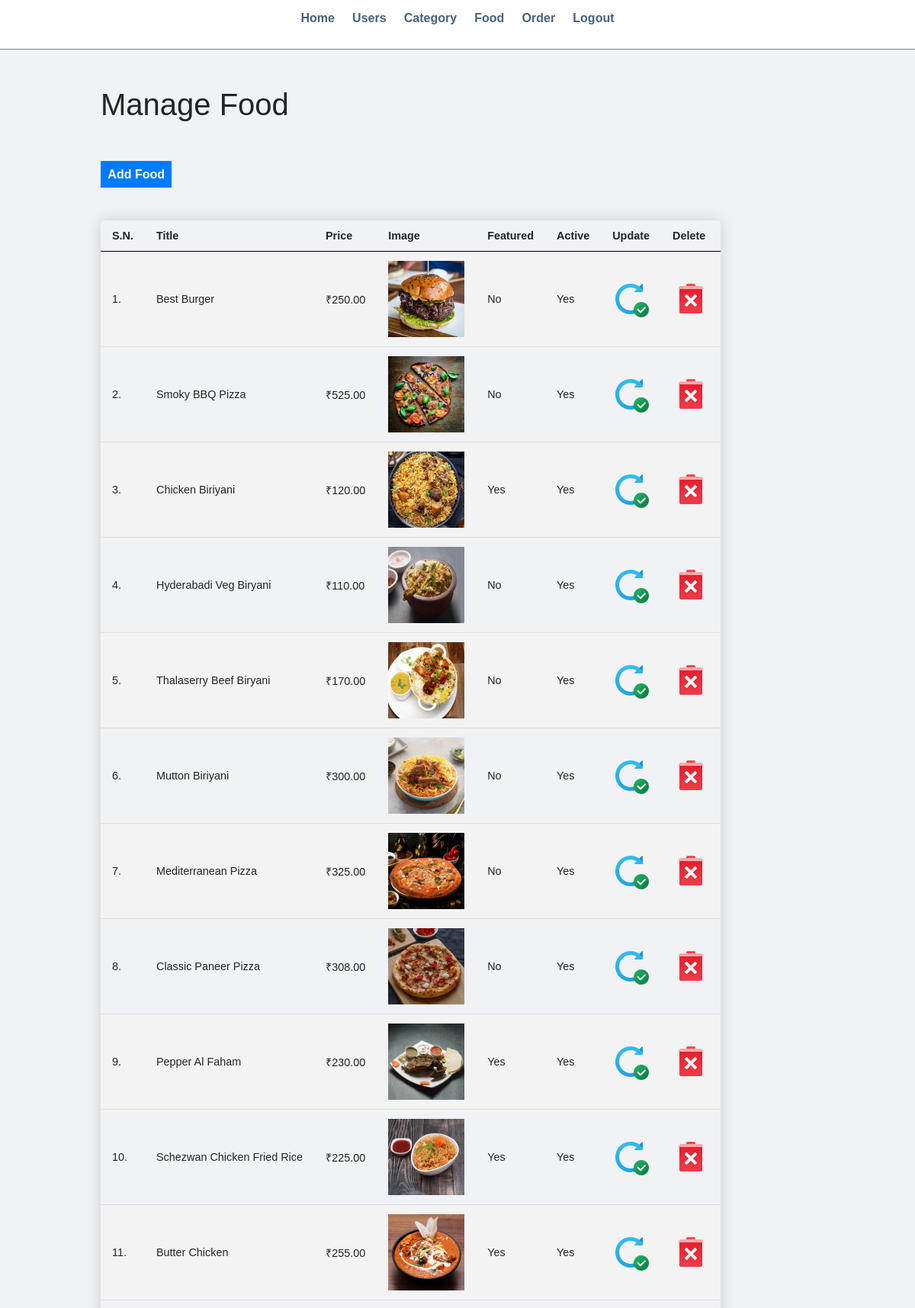
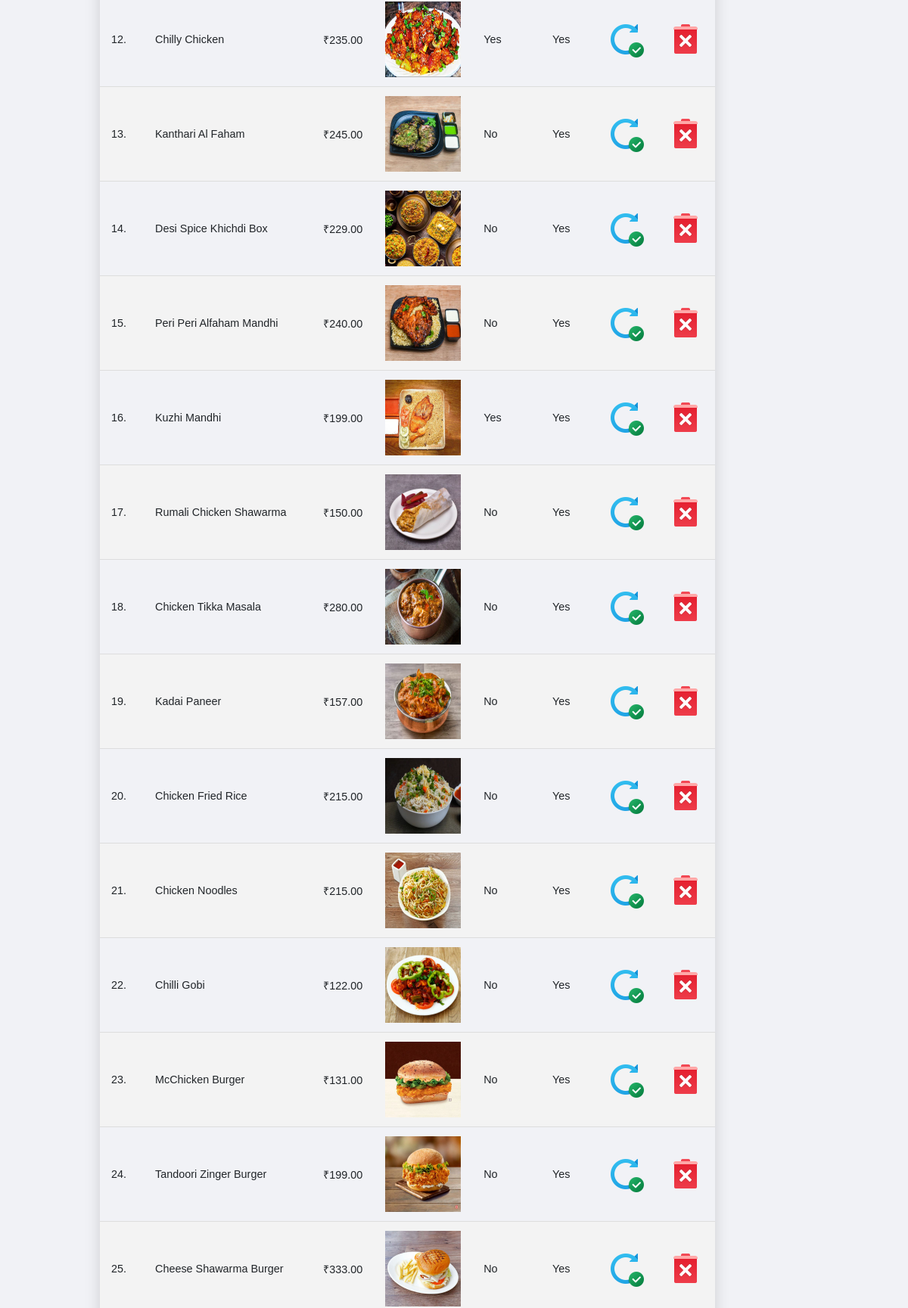
Page /admin/manage-food.php (signed in, upper part) on the committed database (2 pictures, top to bottom).
### tables this page shows
CREATE TABLE `tbl_food` (
  `id` int(10) UNSIGNED NOT NULL,
  `title` varchar(100) NOT NULL,
  `description` text NOT NULL,
  `price` decimal(10,2) NOT NULL,
  `image_name` varchar(255) NOT NULL,
  `category_id` int(10) UNSIGNED NOT NULL,
  `featured` varchar(10) NOT NULL,
  `active` varchar(10) NOT NULL
);

### admin/manage-food.php (the view, shortened to what this page needs)
<?php include('partials/menu.php'); ?>
<div class="main-content">
    <div class="wrapper">
        <h1>Manage Food</h1>
        <br /><br />
                <a href="<?php echo SITEURL; ?>admin/add-food.php" class="btn-primary">Add Food</a>
                <br /><br /><br />
                <table class="content-table" >
                    <tr>
                        <th>S.N.</th>
                        <th>Title</th>
                        <th>Price</th>
                        <th>Image</th>
                        <th>Featured</th>
                        <th>Active</th>
                        <th>Update</th>
                        <th>Delete</th>
                    </tr>
                    <?php
                        $sql = "SELECT * FROM tbl_food";
                        $res = mysqli_query($conn, $sql);
                        $count = mysqli_num_rows($res);
                        $sn=1;
                        if($count>0)
                        {
                            while($row=mysqli_fetch_assoc($res))
                            {
                                $id = $row['id'];
                                $title = $row['title'];
                                $price = $row['price'];
                                $image_name = $row['image_name'];
                                $featured = $row['featured'];
                                $active = $row['active'];
                                ?>
                                <tr>
                                    <td><?php echo $sn++; ?>. </td>
                                    <td><?php echo $title; ?></td>
                                    <td>₹<?php echo $price; ?></td>
                                    <td>
                                        <?php
                                            if($image_name=="")
                                            {
                                                echo "<div class='error'>Image not Added.</div>";
                                            }
                                            else
                                            {
                                                ?>
                                                <img src="<?php echo SITEURL; ?>images/food/<?php echo $image_name; ?>" width="100px">
                                                <?php
                                            }
                                        ?>
                                    </td>
                                    <td><?php echo $featured; ?></td>
                                    <td><?php echo $active; ?></td>
                                    <td>
                                        <a href="<?php echo SITEURL; ?>admin/update-food.php?id=<?php echo $id; ?>"><image src="../images/icons/update.png"></a>
                                    </td>
                                    <td>
                                    <a href="<?php echo SITEURL; ?>admin/delete-food.php?id=<?php echo $id; ?>&image_name=<?php echo $image_name; ?>" ><image src="../images/icons/delete.png"/></a>
                                    </td>
                                </tr>
                                <?php
                            }
                        }
                        else
                        {
                            echo "<tr> <td colspan='7' class='error'> Food not Added Yet. </td> </tr>";
                        }
                    ?>
                </table>
    </div>
</div>
<?php include('partials/footer.php'); ?>

### css/admin.css (style rules this page uses)
* { margin: 0; padding: 0; font-family: Arial, Helvetica, sans-serif; }
.wrapper { padding: 1%; width: 80%; margin: 0 auto; }
table tr th { border-bottom: 1px solid black; padding: 1%; text-align: left; }
table tr td { padding: 1%; }
.btn-primary { background-color: #1e90ff; padding: 1%; color: white; text-decoration: none; font-weight: bold; }
.main-content { background-color: #f1f2f6; padding: 3% 0; }
.content-table { border-collapse: collapse; font-size: 0.9em; min-width: 800px; border-radius: 5px 5px 0 0; overflow: hidden; box-shadow: 0 0 20px rgba(0, 0, 0, 0.15); }
.content-table th, .content-table td { padding: 12px 15px; }
.content-table tbody tr { border-bottom: 1px solid #dddddd; }
.content-table tbody tr:nth-of-type(even) { background-color: #f3f3f3; }

### rows in the picture
tbl_food: title "Best Burger", price "250.00", image_name (picture), featured "No", active "Yes"
tbl_food: title "Smoky BBQ Pizza", price "525.00", image_name (picture), featured "No", active "Yes"
tbl_food: title "Chicken Biriyani", price "120.00", image_name (picture), featured "Yes", active "Yes"
tbl_food: title "Hyderabadi Veg Biryani", price "110.00", image_name (picture), featured "No", active "Yes"
tbl_food: title "Thalaserry Beef Biryani", price "170.00", image_name (picture), featured "No", active "Yes"
tbl_food: title "Mutton Biriyani", price "300.00", image_name (picture), featured "No", active "Yes"
tbl_food: title "Mediterranean Pizza", price "325.00", image_name (picture), featured "No", active "Yes"
tbl_food: title "Classic Paneer Pizza", price "308.00", image_name (picture), featured "No", active "Yes"
tbl_food: title "Pepper Al Faham", price "230.00", image_name (picture), featured "Yes", active "Yes"
tbl_food: title "Schezwan Chicken Fried Rice", price "225.00", image_name (picture), featured "Yes", active "Yes"
tbl_food: title "Butter Chicken", price "255.00", image_name (picture), featured "Yes", active "Yes"
tbl_food: title "Chilly Chicken", price "235.00", image_name (picture), featured "Yes", active "Yes"
tbl_food: title "Kanthari Al Faham", price "245.00", image_name (picture), featured "No", active "Yes"
tbl_food: title "Desi Spice Khichdi Box", price "229.00", image_name (picture), featured "No", active "Yes"
tbl_food: title "Peri Peri Alfaham Mandhi", price "240.00", image_name (picture), featured "No", active "Yes"
tbl_food: title "Kuzhi Mandhi", price "199.00", image_name (picture), featured "Yes", active "Yes"
tbl_food: title "Rumali Chicken Shawarma", price "150.00", image_name (picture), featured "No", active "Yes"
tbl_food: title "Chicken Tikka Masala", price "280.00", image_name (picture), featured "No", active "Yes"
tbl_food: title "Kadai Paneer", price "157.00", image_name (picture), featured "No", active "Yes"
tbl_food: title "Chicken Fried Rice", price "215.00", image_name (picture), featured "No", active "Yes"
tbl_food: title "Chicken Noodles", price "215.00", image_name (picture), featured "No", active "Yes"
tbl_food: title "Chilli Gobi", price "122.00", image_name (picture), featured "No", active "Yes"
tbl_food: title "McChicken Burger", price "131.00", image_name (picture), featured "No", active "Yes"
tbl_food: title "Tandoori Zinger Burger", price "199.00", image_name (picture), featured "No", active "Yes"
tbl_food: title "Cheese Shawarma Burger", price "333.00", image_name (picture), featured "No", active "Yes"
